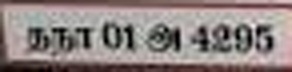
#> input picture anpr-service/datasets/debug_crops/car4_plate_crop_4x.jpg, 292 x 72 px
$ python -i test_crop_ocr.py   (imports and definitions only)
#> lines starting #> are read from the running program, lines starting #| are printed output that depends on the picture; after the words box and inside, x2 and y2 are one past the last pixel; in counts of white or black regions, pixels touching at a corner belong together
#> further down, picture is the input picture: shape (72, 292, 3); mean B, G, R 128, 130.2, 141.8
from pathlib import Path
import cv2
from app.detection.detector import PlateDetector
from app.ocr.recognizer import PlateRecognizer
CROP_DIR = Path("datasets/debug_crops")

def make_variants(image):
    variants = {}
    variants["original"] = image

    variants["2x"] = cv2.resize(
        image,
        None,
        fx=2,
        fy=2,
        interpolation=cv2.INTER_CUBIC,
    )

    variants["4x"] = cv2.resize(
        image,
        None,
        fx=4,
        fy=4,
        interpolation=cv2.INTER_CUBIC,
    )

    upscaled = variants["4x"]

    gray = cv2.cvtColor(upscaled, cv2.COLOR_BGR2GRAY)
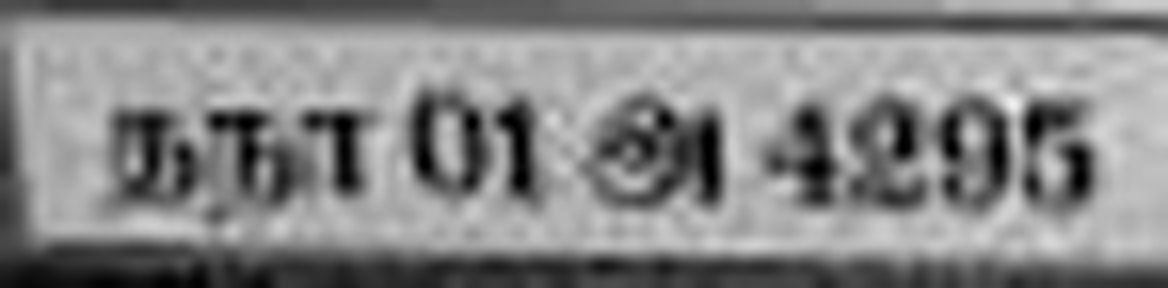
#> gray: shape (288, 1168); min 0, max 241, mean 133.4

    variants["4x_gray"] = cv2.cvtColor(
        gray,
        cv2.COLOR_GRAY2BGR,
    )

    clahe = cv2.createCLAHE(
        clipLimit=2.0,
        tileGridSize=(8, 8),
    )

    clahe_image = clahe.apply(gray)
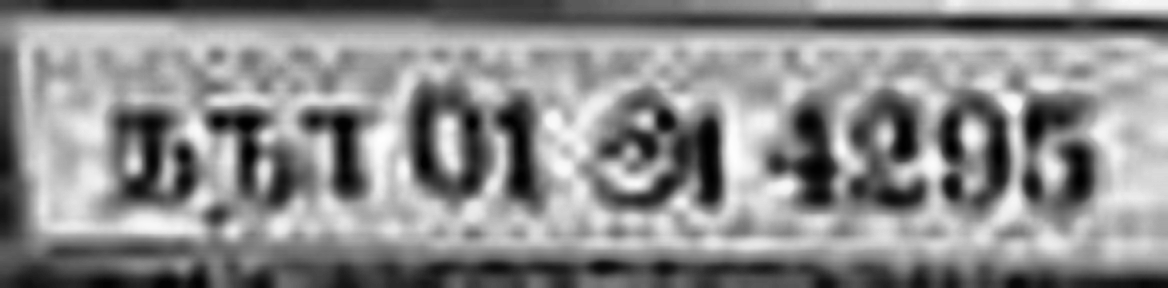
#> clahe_image: shape (288, 1168); min 1, max 254, mean 139.6

    variants["4x_clahe"] = cv2.cvtColor(
        clahe_image,
        cv2.COLOR_GRAY2BGR,
    )

    blurred = cv2.GaussianBlur(
        gray,
        (3, 3),
        0,
    )

    sharpened = cv2.addWeighted(
        gray,
        1.8,
        blurred,
        -0.8,
        0,
    )

    variants["4x_sharp"] = cv2.cvtColor(
        sharpened,
        cv2.COLOR_GRAY2BGR,
    )

    otsu = cv2.threshold(
        gray,
        0,
        255,
        cv2.THRESH_BINARY + cv2.THRESH_OTSU,
    )[1]
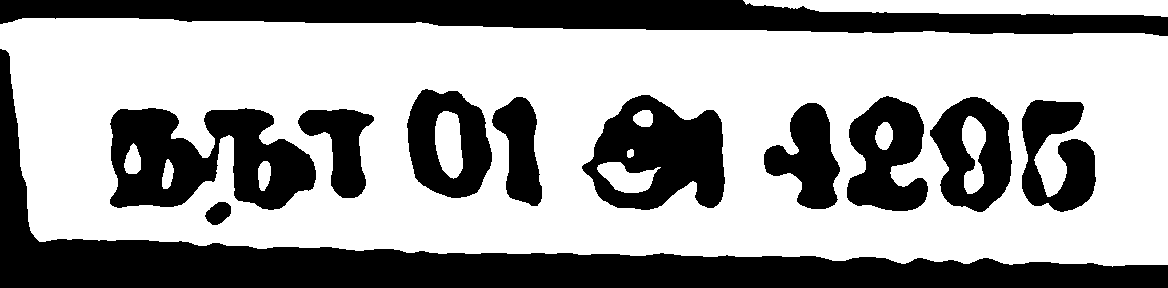
#> otsu: shape (288, 1168); 61.7% white; 12 black regions, largest, box (x1, y1, x2, y2) and area: (0, 49, 1168, 288) 44313, (0, 0, 1168, 36) 26293, (110, 108, 316, 210) 13335

    variants["4x_otsu"] = cv2.cvtColor(
        otsu,
        cv2.COLOR_GRAY2BGR,
    )

    adaptive = cv2.adaptiveThreshold(
        gray,
        255,
        cv2.ADAPTIVE_THRESH_GAUSSIAN_C,
        cv2.THRESH_BINARY,
        31,
        11,
    )
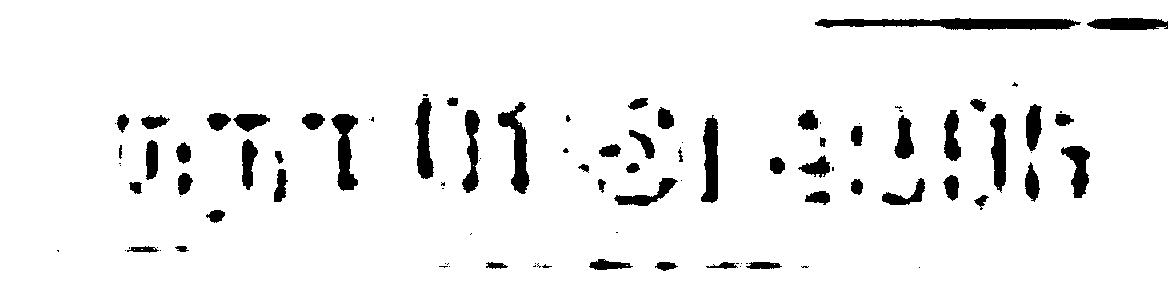
#> adaptive: shape (288, 1168); 93.7% white; 100 black regions (42 under 20 px), largest, box (x1, y1, x2, y2) and area: (815, 18, 1081, 30) 2177, (498, 102, 530, 194) 1204, (331, 114, 358, 191) 1097

    variants["4x_adaptive"] = cv2.cvtColor(
        adaptive,
        cv2.COLOR_GRAY2BGR,
    )

    return variants

# [146 lines left out: functions run_ocr, extract_ocr_result, main, not called in this run]

# [2 lines not run here, left out]

>>> import cv2
>>> picture = cv2.imread('../../datasets/debug_crops/car4_plate_crop_4x.jpg')
>>> result = make_variants(picture)
#> result = 8 items
